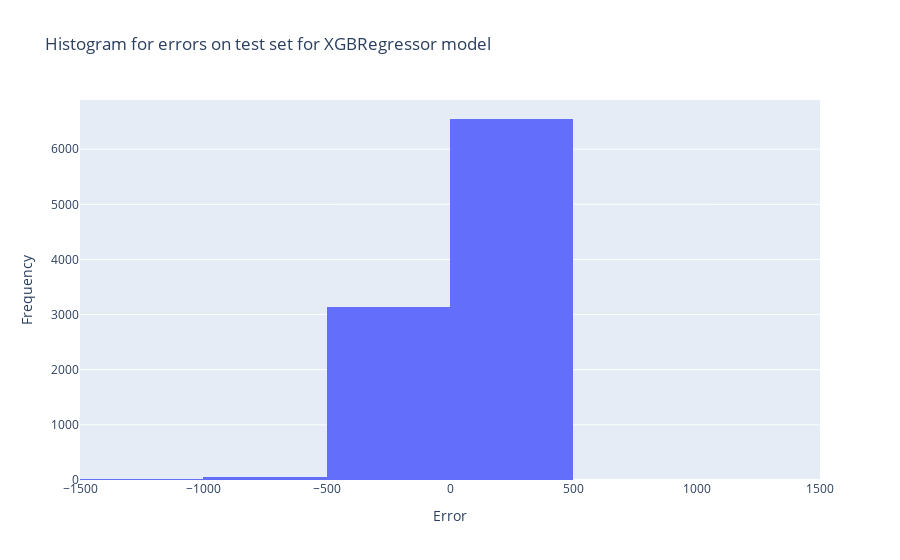

Here is the notebook cell this chart was saved with:
### Code cell
hist_plot("XGBRegressor", y_test, y_pred_xgb)

### Figure 1 — Plotly figure (JSON) as saved in the notebook; plotly's stock layout.template omitted (floating-point values rounded to 4 significant figures; data arrays with more than 128 entries replaced by an {"elided": "..."} marker saying what was removed)
{"data": [{"nbinsx": 50, "type": "histogram", "x": {"elided": "9779 float values"}}], "layout": {"title": {"text": "Histogram for errors on test set for XGBRegressor model"}, "xaxis": {"range": [-1500, 1500], "title": {"text": "Error"}}, "yaxis": {"title": {"text": "Frequency"}}}}
